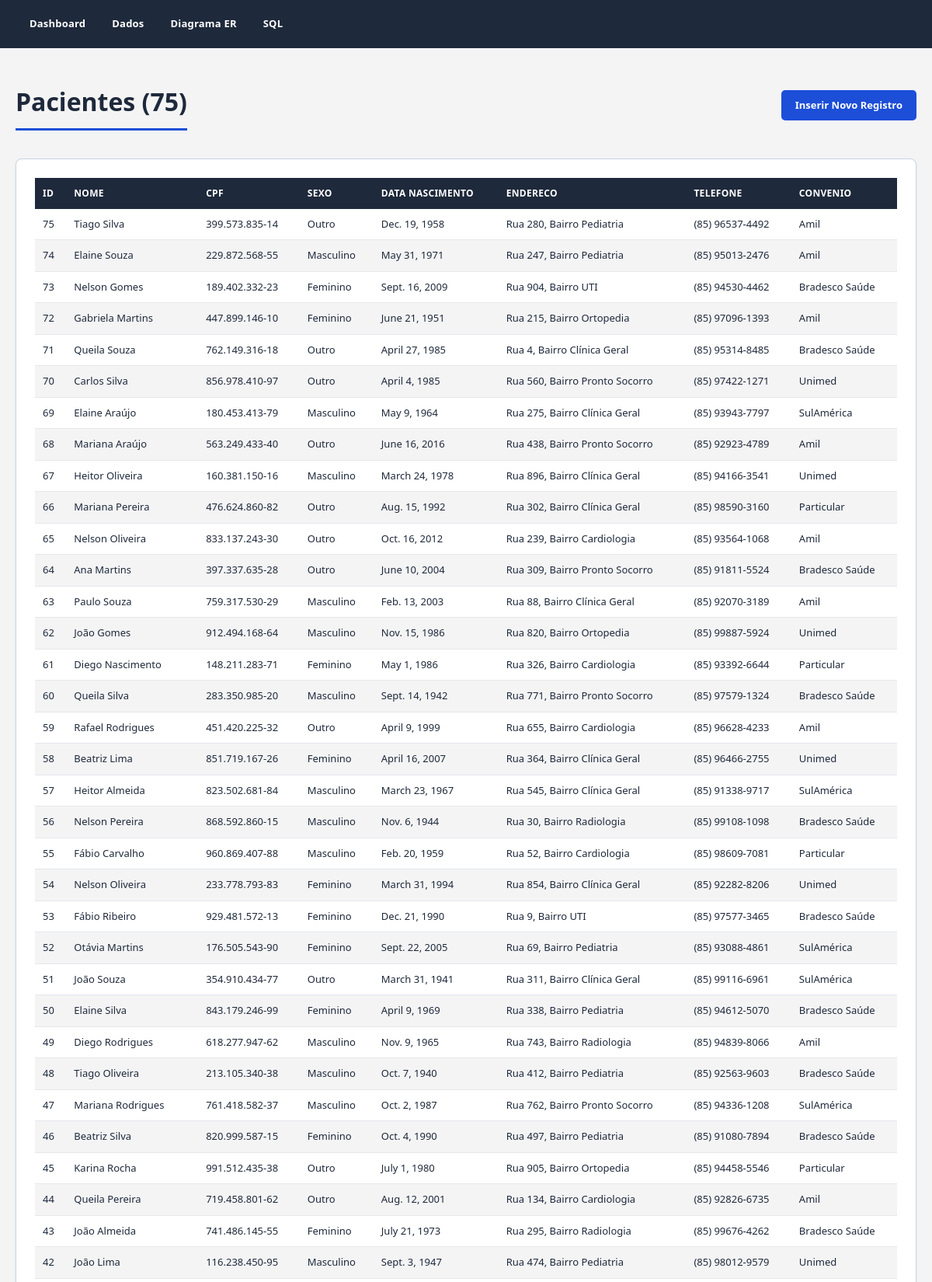
Screenshot of /paciente/ (upper part) with the database file from the repository.
### hospital/models.py (models this page shows, shortened)
class Convenio(models.Model):
    nome = models.CharField(max_length=150)
    percentual_repasse = models.DecimalField(max_digits=5, decimal_places=2)
    prazo_pagamento = models.IntegerField()
    class Meta:
        verbose_name = "Convênio"
        verbose_name_plural = "Convênios"
    def __str__(self):
        return self.nome

class Paciente(models.Model):
    class Sexo(models.TextChoices):
        MASCULINO = "M", "Masculino"
        FEMININO = "F", "Feminino"
        OUTRO = "O", "Outro"
    nome = models.CharField(max_length=200)
    cpf = models.CharField(max_length=14, unique=True)
    sexo = models.CharField(max_length=1, choices=Sexo.choices)
    data_nascimento = models.DateField()
    endereco = models.CharField(max_length=255)
    telefone = models.CharField(max_length=20)
    convenio = models.ForeignKey(Convenio, on_delete=models.SET_NULL, null=True, blank=True, related_name="pacientes")
    class Meta:
        verbose_name = "Paciente"
        verbose_name_plural = "Pacientes"

### hospital/views.py (the view)
# urls.py: path("<str:model_slug>/", views.list_view, name="list_view"),
def list_view(request, model_slug):
    cfg = MODEL_REGISTRY.get(model_slug)
    if not cfg:
        messages.error(request, "Entidade não encontrada.")
        return redirect("dashboard")
    model = cfg["model"]
    objetos = model.objects.all().order_by("-id")[:300]
    campos = [field.verbose_name for field in model._meta.fields]
    linhas = []
    for obj in objetos:
        linha = []
        for field in model._meta.fields:
            display_method = f"get_{field.name}_display"
            if hasattr(obj, display_method) and field.choices:
                linha.append(getattr(obj, display_method)())
            else:
                linha.append(getattr(obj, field.name))
        linhas.append(linha)
    contexto = {
        "label": cfg["label"],
        "slug": model_slug,
        "campos": campos,
        "linhas": linhas,
        "total": model.objects.count(),
    }
    return render(request, "hospital/generic_list.html", contexto)

### hospital/templates/hospital/generic_list.html (shortened to what this page needs)
{% extends "hospital/base.html" %}
{% block content %}
<div class="barra-acoes">
    <h1 class="secao-titulo">{{ label }} ({{ total }})</h1>
    <a class="btn" href="{% url 'create_view' model_slug=slug %}">Inserir Novo Registro</a>
</div>
<div class="card">
    <table>
        <thead>
            <tr>
                {% for c in campos %}
                <th>{{ c }}</th>
                {% endfor %}
            </tr>
        </thead>
        <tbody>
            {% for linha in linhas %}
            <tr>
                {% for valor in linha %}
                <td>{{ valor|default_if_none:"-" }}</td>
                {% endfor %}
            </tr>
            {% empty %}
            <tr><td>Nenhum registro encontrado.</td></tr>
            {% endfor %}
        </tbody>
    </table>
</div>
{% endblock %}

### hospital/templates/hospital/base.html (style rules this page uses)
:root { --azul: #1d4ed8; --azul-escuro: #1e293b; --azul-claro: #3b82f6; --cinza-claro: #f4f4f5; --cinza-medio: #e5e7eb; --cinza-borda: #cbd5e1; --branco: #ffffff; }
* { box-sizing: border-box; }
body { margin: 0; font-family: "Segoe UI", Arial, Helvetica, sans-serif; background-color: var(--cinza-claro); color: var(--azul-escuro); line-height: 1.5; }
.card { background-color: var(--branco); border: 1px solid var(--cinza-borda); border-radius: 8px; padding: 24px; margin-bottom: 24px; overflow-x: auto; box-shadow: 0 1px 3px rgba(30, 41, 59, 0.08); }
table { width: 100%; border-collapse: collapse; background-color: var(--branco); }
table th { background-color: var(--azul-escuro); color: var(--branco); text-align: left; padding: 11px 10px; font-size: 12px; text-transform: uppercase; letter-spacing: 0.3px; white-space: nowrap; }
table td { padding: 10px; border-bottom: 1px solid var(--cinza-medio); font-size: 13px; white-space: nowrap; }
table tr:nth-child(even) td { background-color: var(--cinza-claro); }
.btn { display: inline-block; background-color: var(--azul); color: var(--branco); border: none; padding: 10px 18px; border-radius: 5px; cursor: pointer; text-decoration: none; font-size: 13px; font-weight: 600; transition: background-color 0.15s ease; }
.secao-titulo { color: var(--azul-escuro); border-bottom: 3px solid var(--azul); padding-bottom: 10px; margin-bottom: 18px; display: inline-block; }
.barra-acoes { display: flex; justify-content: space-between; align-items: center; margin-bottom: 18px; flex-wrap: wrap; gap: 10px; }

### rows the page displays
Convenio: linha "75" "Outro" "74" "Masculino" "72" "Feminino" "68" "Outro" "65" "Outro" "63" "Masculino" "59" "Outro", nome "Amil"
Paciente: linha "Tiago Silva" "399.573.835-14" "Dec. 19, 1958" "Rua 280, Bairro Pediatria" "(85) 96537-4492"
Paciente: linha "Elaine Souza" "229.872.568-55" "May 31, 1971" "Rua 247, Bairro Pediatria" "(85) 95013-2476"
Convenio: linha "73" "Feminino" "71" "Outro" "64" "Outro" "60" "Masculino" "56" "Masculino" "53" "Feminino", nome "Bradesco Saúde"
Paciente: linha "Nelson Gomes" "189.402.332-23" "Sept. 16, 2009" "Rua 904, Bairro UTI" "(85) 94530-4462"
Paciente: linha "Gabriela Martins" "447.899.146-10" "June 21, 1951" "Rua 215, Bairro Ortopedia" "(85) 97096-1393"
Paciente: linha "Queila Souza" "762.149.316-18" "April 27, 1985" "Rua 4, Bairro Clínica Geral" "(85) 95314-8485"
Convenio: linha "70" "Outro" "67" "Masculino" "62" "Masculino" "58" "Feminino" "54" "Feminino", nome "Unimed"
Paciente: linha "Carlos Silva" "856.978.410-97" "April 4, 1985" "Rua 560, Bairro Pronto Socorro" "(85) 97422-1271"
Convenio: linha "69" "Masculino" "57" "Masculino" "52" "Feminino" "51" "Outro", nome "SulAmérica"
Paciente: linha "Elaine Araújo" "180.453.413-79" "May 9, 1964" "Rua 275, Bairro Clínica Geral" "(85) 93943-7797"
Paciente: linha "Mariana Araújo" "563.249.433-40" "June 16, 2016" "Rua 438, Bairro Pronto Socorro" "(85) 92923-4789"
Paciente: linha "Heitor Oliveira" "160.381.150-16" "March 24, 1978" "Rua 896, Bairro Clínica Geral" "(85) 94166-3541"
Convenio: linha "66" "Outro" "61" "Feminino" "55" "Masculino", nome "Particular"
Paciente: linha "Mariana Pereira" "476.624.860-82" "Aug. 15, 1992" "Rua 302, Bairro Clínica Geral" "(85) 98590-3160"
Paciente: linha "Nelson Oliveira" "833.137.243-30" "Oct. 16, 2012" "Rua 239, Bairro Cardiologia" "(85) 93564-1068"
Paciente: linha "Ana Martins" "397.337.635-28" "June 10, 2004" "Rua 309, Bairro Pronto Socorro" "(85) 91811-5524"
Paciente: linha "Paulo Souza" "759.317.530-29" "Feb. 13, 2003" "Rua 88, Bairro Clínica Geral" "(85) 92070-3189"
Paciente: linha "João Gomes" "912.494.168-64" "Nov. 15, 1986" "Rua 820, Bairro Ortopedia" "(85) 99887-5924"
Paciente: linha "Diego Nascimento" "148.211.283-71" "May 1, 1986" "Rua 326, Bairro Cardiologia" "(85) 93392-6644"
Paciente: linha "Queila Silva" "283.350.985-20" "Sept. 14, 1942" "Rua 771, Bairro Pronto Socorro" "(85) 97579-1324"
Paciente: linha "Rafael Rodrigues" "451.420.225-32" "April 9, 1999" "Rua 655, Bairro Cardiologia" "(85) 96628-4233"
Paciente: linha "Beatriz Lima" "851.719.167-26" "April 16, 2007" "Rua 364, Bairro Clínica Geral" "(85) 96466-2755"
Paciente: linha "Heitor Almeida" "823.502.681-84" "March 23, 1967" "Rua 545, Bairro Clínica Geral" "(85) 91338-9717"
Paciente: linha "Nelson Pereira" "868.592.860-15" "Nov. 6, 1944" "Rua 30, Bairro Radiologia" "(85) 99108-1098"
Paciente: linha "Fábio Carvalho" "960.869.407-88" "Feb. 20, 1959" "Rua 52, Bairro Cardiologia" "(85) 98609-7081"
Paciente: linha "Nelson Oliveira" "233.778.793-83" "March 31, 1994" "Rua 854, Bairro Clínica Geral" "(85) 92282-8206"
Paciente: linha "Fábio Ribeiro" "929.481.572-13" "Dec. 21, 1990" "Rua 9, Bairro UTI" "(85) 97577-3465"
Paciente: linha "Otávia Martins" "176.505.543-90" "Sept. 22, 2005" "Rua 69, Bairro Pediatria" "(85) 93088-4861"
Paciente: linha "João Souza" "354.910.434-77" "March 31, 1941" "Rua 311, Bairro Clínica Geral" "(85) 99116-6961"
Convenio: linha "50" "Feminino" "48" "Masculino" "46" "Feminino" "43" "Feminino", nome "Bradesco Saúde"
Paciente: linha "Elaine Silva" "843.179.246-99" "April 9, 1969" "Rua 338, Bairro Pediatria" "(85) 94612-5070"
Convenio: linha "49" "Masculino" "44" "Outro", nome "Amil"
Paciente: linha "Diego Rodrigues" "618.277.947-62" "Nov. 9, 1965" "Rua 743, Bairro Radiologia" "(85) 94839-8066"
Paciente: linha "Tiago Oliveira" "213.105.340-38" "Oct. 7, 1940" "Rua 412, Bairro Pediatria" "(85) 92563-9603"
Convenio: linha "47" "Masculino", nome "SulAmérica"
Paciente: linha "Mariana Rodrigues" "761.418.582-37" "Oct. 2, 1987" "Rua 762, Bairro Pronto Socorro" "(85) 94336-1208"
Paciente: linha "Beatriz Silva" "820.999.587-15" "Oct. 4, 1990" "Rua 497, Bairro Pediatria" "(85) 91080-7894"
Convenio: linha "45" "Outro", nome "Particular"
Paciente: linha "Karina Rocha" "991.512.435-38" "July 1, 1980" "Rua 905, Bairro Ortopedia" "(85) 94458-5546"
Paciente: linha "Queila Pereira" "719.458.801-62" "Aug. 12, 2001" "Rua 134, Bairro Cardiologia" "(85) 92826-6735"
Paciente: linha "João Almeida" "741.486.145-55" "July 21, 1973" "Rua 295, Bairro Radiologia" "(85) 99676-4262"
Convenio: linha "42" "Masculino", nome "Unimed"
Paciente: linha "João Lima" "116.238.450-95" "Sept. 3, 1947" "Rua 474, Bairro Pediatria" "(85) 98012-9579"

### other values shown
{{ label }} "Pacientes"
{{ total }} "75"
{{ c }} "ID" "NOME" "CPF" "SEXO" "DATA NASCIMENTO" "ENDERECO" "TELEFONE" "CONVENIO"
